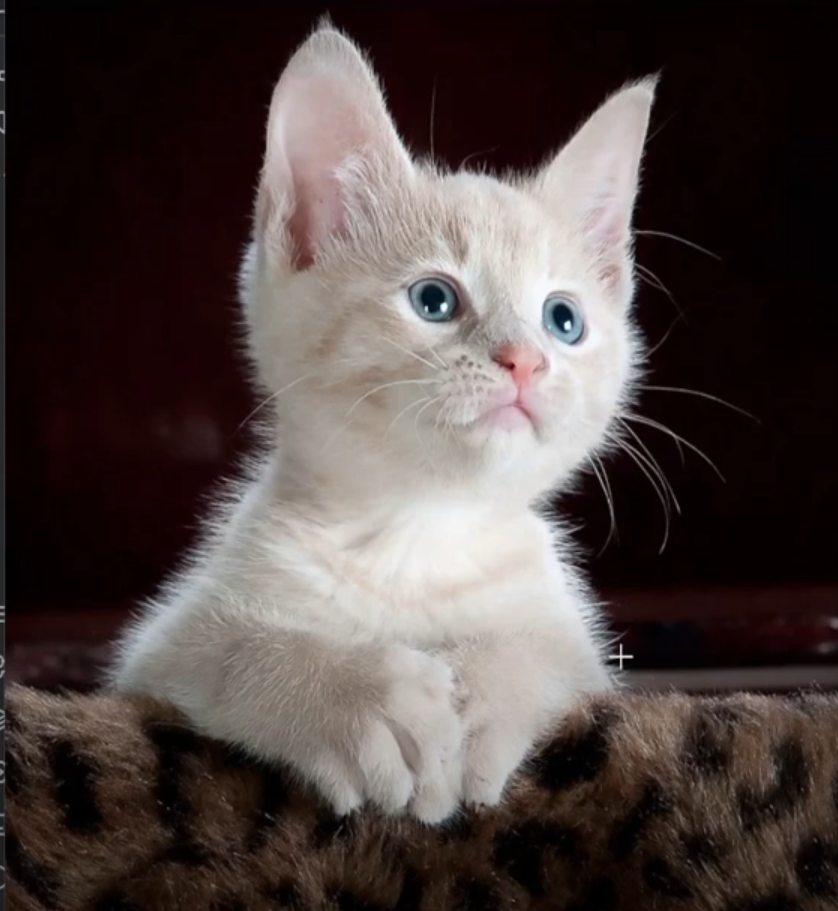
#> input picture OpenCV/Herramientas Matemáticas/Gato.png, 838 x 911 px
$ python add_border.py
#> lines starting #> are read from the running program, lines starting #| are printed output that depends on the picture
import cv2 as cv
import matplotlib.pyplot as plt

def bordes(im):

    # Todos los Métodos para Ampliar la Imagen con un borde
    TiposBorde = [
        cv.BORDER_CONSTANT,
        cv.BORDER_REFLECT,
        cv.BORDER_REPLICATE,
        cv.BORDER_WRAP
    ]

    NombresBordes = [
        "constant",
        "reflect",
        "replicate",
        "wrap"
    ]

    tam = (200, 100, 50, 300)   # Cuantos pixeles a añadir en cada dirección

    plt.figure()
    plt.subplot(2,3,1)
    plt.imshow(im)

    for i in range(len(TiposBorde)):
        plt.subplot(2,3,i+2)

        im_border = cv.copyMakeBorder(im, tam[0], tam[1], tam[2], tam[3], TiposBorde[i])

        plt.imshow(im_border)
        plt.title(NombresBordes[i])

    plt.show()

if __name__ == '__main__':
    im = cv.imread("Gato.png")
#> im is the input picture: shape (911, 838, 3); mean B, G, R 66, 68.1, 78.8
    im = cv.cvtColor(im,cv.COLOR_BGR2RGB)

    bordes(im)
#> the loop in bordes, `for i in range(len(TiposBorde)):` made 4 passes
#> pass 1, in bordes, `im_border = cv.copyMakeBorder(im, tam[0], tam[1], tam[2], tam[3], Tipo..`:
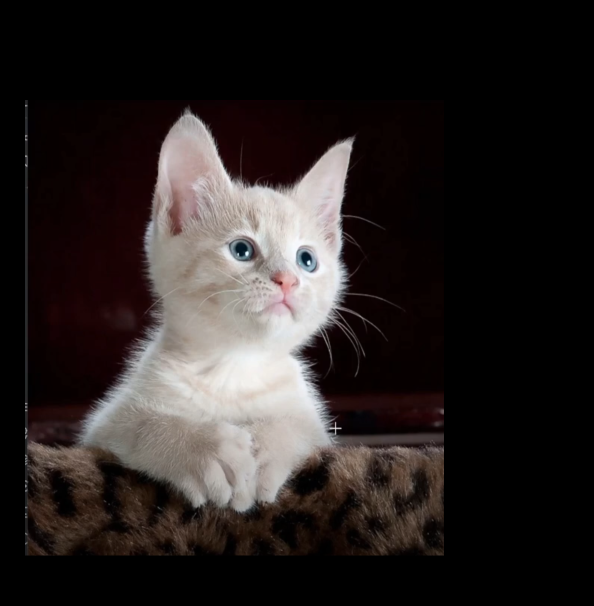
#> im_border: shape (1211, 1188, 3) (shown at 1/2 size); mean R, G, B 41.8, 36.1, 35
#> pass 2, in bordes, `im_border = cv.copyMakeBorder(im, tam[0], tam[1], tam[2], tam[3], Tipo..`:
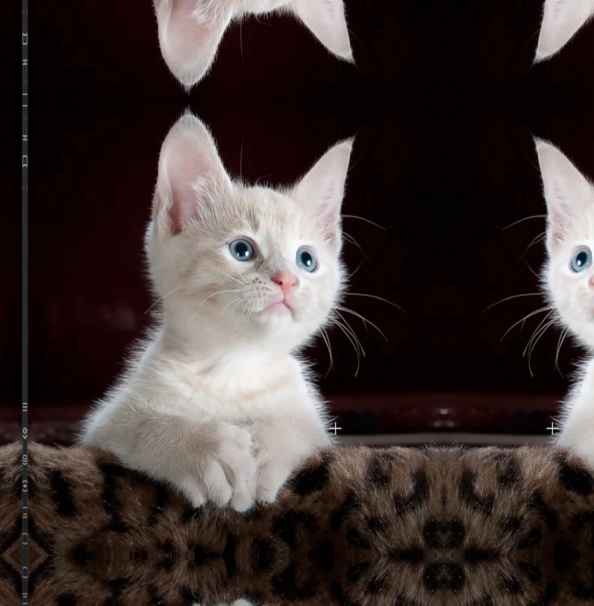
#> im_border: shape (1211, 1188, 3) (shown at 1/2 size); mean R, G, B 63.2, 52.8, 51
#> pass 3, in bordes, `im_border = cv.copyMakeBorder(im, tam[0], tam[1], tam[2], tam[3], Tipo..`:
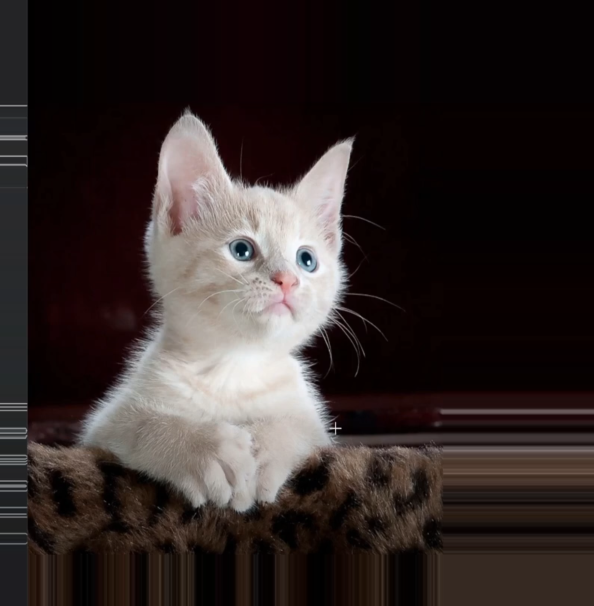
#> im_border: shape (1211, 1188, 3) (shown at 1/2 size); mean R, G, B 51.4, 42.3, 40.8
#> in bordes, `plt.show()`:
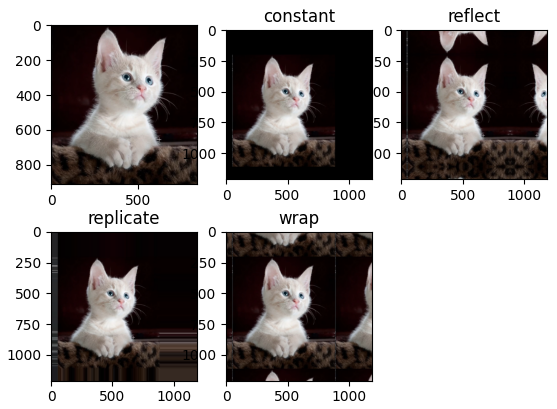
#> figure drawn by matplotlib, 5 panels

$ run again, with OpenCV/Herramientas Matemáticas/Figuras.png copied over OpenCV/Herramientas Matemáticas/Gato.png
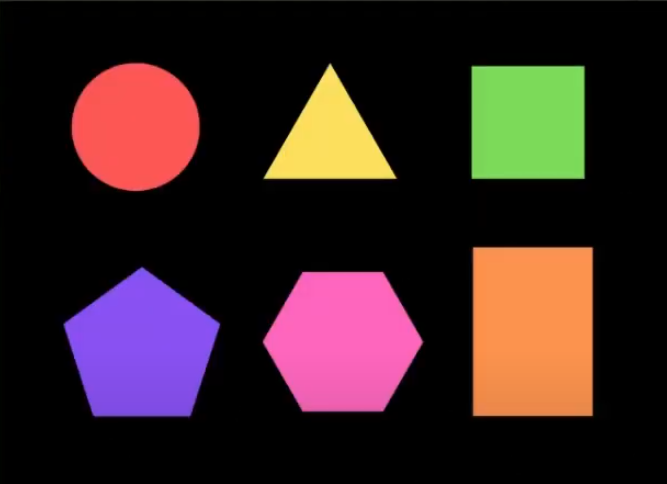
#> input picture OpenCV/Herramientas Matemáticas/Figuras.png, 667 x 484 px
#> im is the input picture: shape (484, 667, 3); mean B, G, R 35.9, 35.9, 56.6
#> the loop in bordes, `for i in range(len(TiposBorde)):` made 4 passes
#> pass 1, in bordes, `im_border = cv.copyMakeBorder(im, tam[0], tam[1], tam[2], tam[3], Tipo..`:
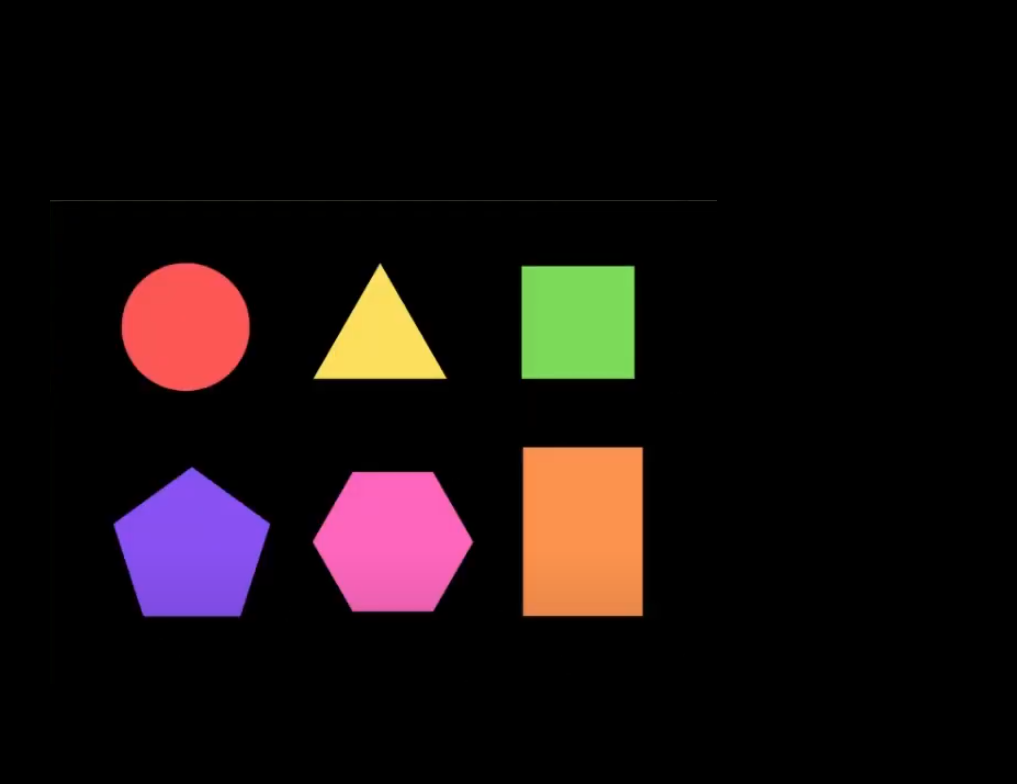
#> im_border: shape (784, 1017, 3); mean R, G, B 22.9, 14.5, 14.6
#> pass 3, in bordes, `im_border = cv.copyMakeBorder(im, tam[0], tam[1], tam[2], tam[3], Tipo..`:
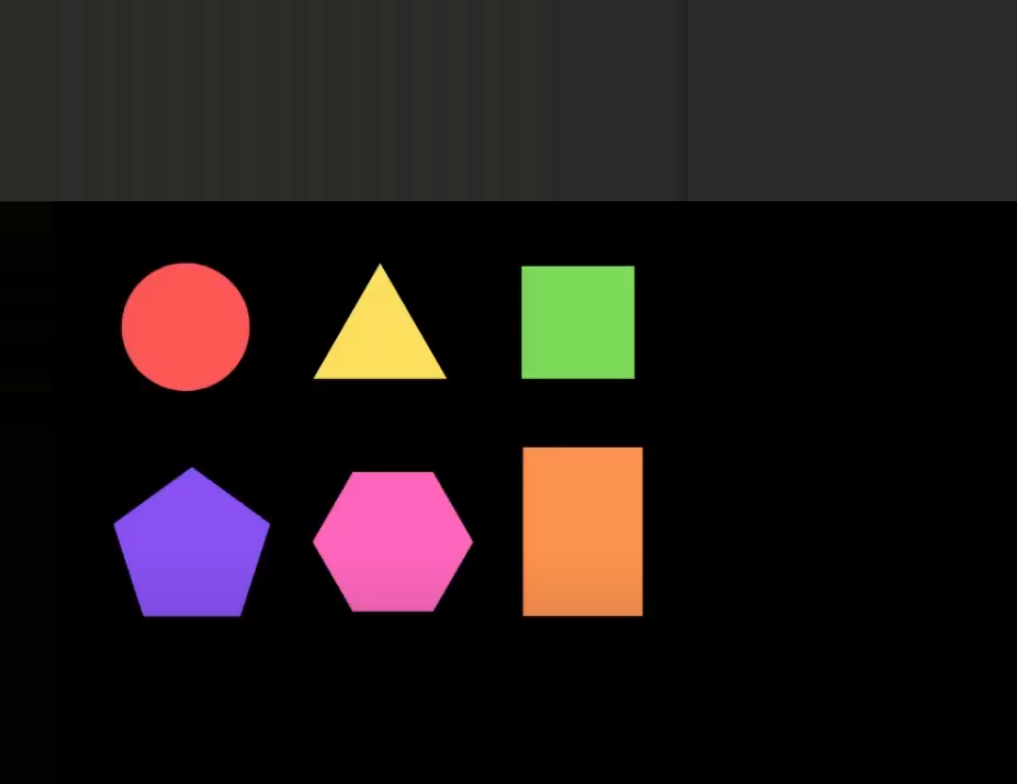
#> im_border: shape (784, 1017, 3); mean R, G, B 33.7, 25.7, 24.7

$ run again, with OpenCV/Herramientas Matemáticas/entorno.png copied over OpenCV/Herramientas Matemáticas/Gato.png
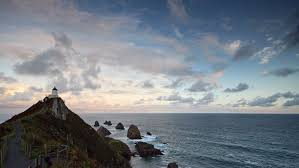
#> input picture OpenCV/Herramientas Matemáticas/entorno.png, 299 x 168 px
#> im is the input picture: shape (168, 299, 3); mean B, G, R 133.1, 125.1, 117.7
#> the loop in bordes, `for i in range(len(TiposBorde)):` made 4 passes
#> pass 1, in bordes, `im_border = cv.copyMakeBorder(im, tam[0], tam[1], tam[2], tam[3], Tipo..`:
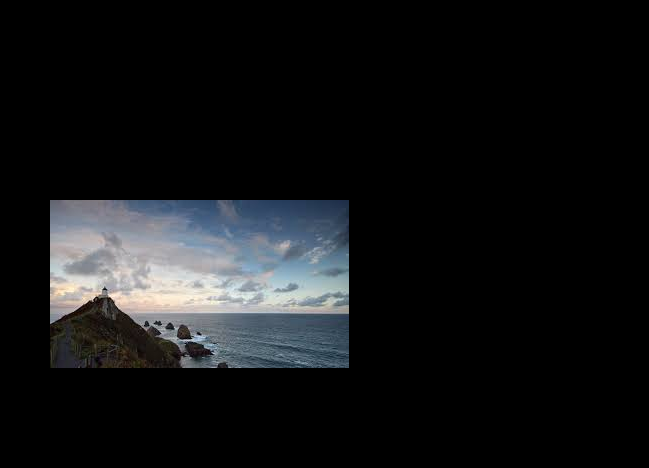
#> im_border: shape (468, 649, 3); mean R, G, B 19.5, 20.7, 22
#> pass 3, in bordes, `im_border = cv.copyMakeBorder(im, tam[0], tam[1], tam[2], tam[3], Tipo..`:
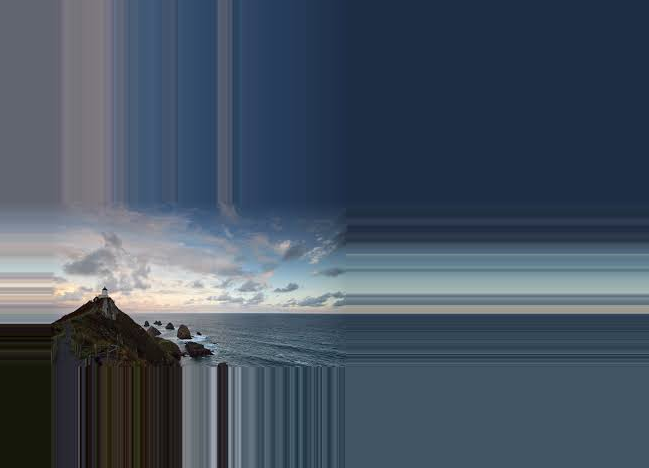
#> im_border: shape (468, 649, 3); mean R, G, B 70.1, 83, 97.9
